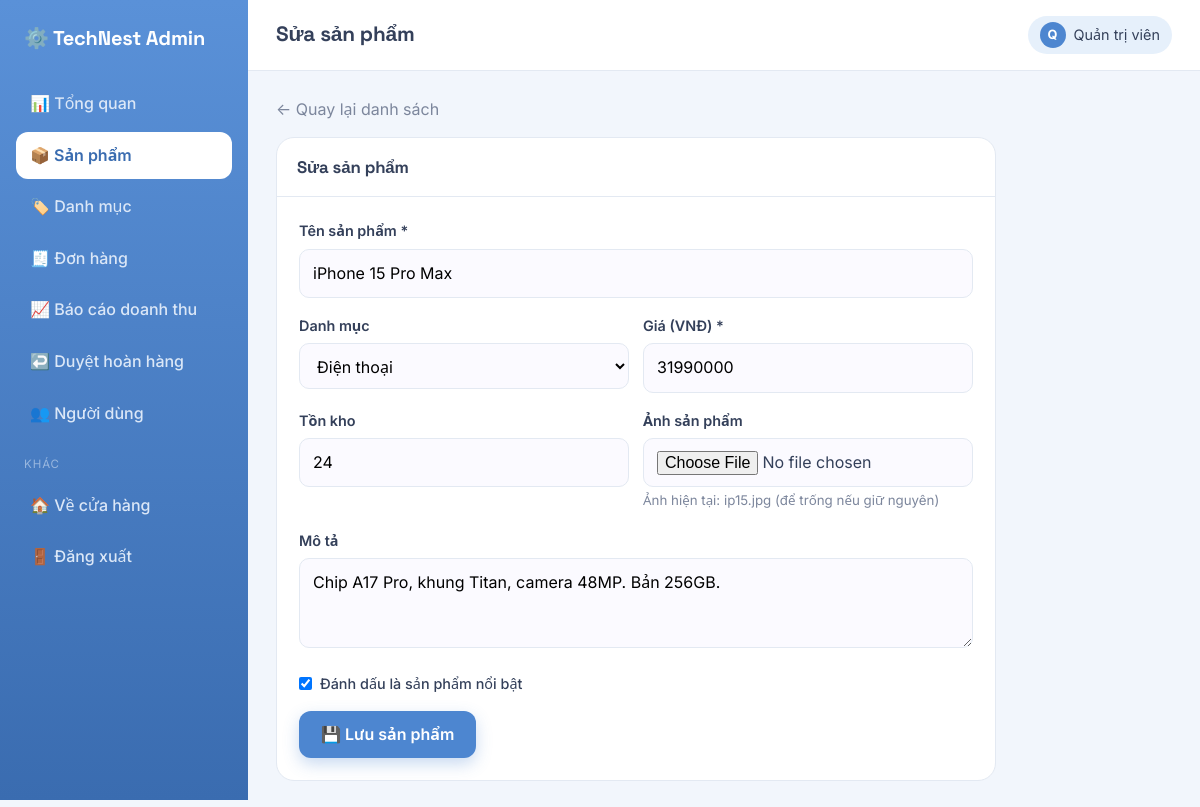
Screenshot of /admin/products.php?action=edit&id=1 (signed in) with the database file from the repository.
### tables this page shows
CREATE TABLE products (
  id           INT AUTO_INCREMENT PRIMARY KEY,
  code         VARCHAR(20) DEFAULT NULL UNIQUE,
  category_id  INT DEFAULT NULL,
  name         VARCHAR(200) NOT NULL,
  description  TEXT,
  price        DECIMAL(12,0) NOT NULL DEFAULT 0,
  stock        INT NOT NULL DEFAULT 0,
  image        VARCHAR(255) DEFAULT NULL,
  is_featured  TINYINT(1) NOT NULL DEFAULT 0,
  created_at   TIMESTAMP DEFAULT CURRENT_TIMESTAMP,
  FOREIGN KEY (category_id) REFERENCES categories(id) ON DELETE SET NULL
);

CREATE TABLE categories (
  id          INT AUTO_INCREMENT PRIMARY KEY,
  name        VARCHAR(100) NOT NULL,
  slug        VARCHAR(120) NOT NULL,
  created_at  TIMESTAMP DEFAULT CURRENT_TIMESTAMP
);

### includes/functions.php (called while the page is built, shortened)
<?php
function e($value)
{
    return htmlspecialchars((string)$value, ENT_QUOTES, 'UTF-8');
}

### admin/products.php (the view, shortened to what this page needs)
<?php
require_once __DIR__ . '/../includes/functions.php';
$action = $_GET['action'] ?? 'list';
$categories = $pdo->query('SELECT * FROM categories ORDER BY name')->fetchAll();
if ($action === 'new' || $action === 'edit') {
    $product = ['id'=>0,'name'=>'','category_id'=>'','price'=>'','stock'=>'','description'=>'','is_featured'=>0,'image'=>null];
    if ($action === 'edit') {
        $stmt = $pdo->prepare('SELECT * FROM products WHERE id = ?');
        $stmt->execute([(int)($_GET['id'] ?? 0)]);
        $product = $stmt->fetch() ?: $product;
    }
    $title  = $action === 'edit' ? 'Sửa sản phẩm' : 'Thêm sản phẩm';
    include __DIR__ . '/includes/header.php';
    ?>
    <a href="/shop/admin/products.php" style="color:var(--muted)">← Quay lại danh sách</a>
    <div class="panel" style="margin-top:14px;max-width:720px">
      <div class="panel-head"><h3><?= e($title) ?></h3></div>
      <form method="post" enctype="multipart/form-data" style="padding:22px">
        <div class="field">
          <label>Tên sản phẩm *</label>
          <input type="text" name="name" value="<?= e($product['name']) ?>" required>
        </div>
        <div style="display:grid;grid-template-columns:1fr 1fr;gap:14px">
          <div class="field">
            <label>Danh mục</label>
            <select name="category_id">
              <?php foreach ($categories as $c): ?>
                <option value="<?= $c['id'] ?>" <?= (int)$product['category_id']===(int)$c['id']?'selected':'' ?>>
                  <?= e($c['name']) ?></option>
              <?php endforeach; ?>
            </select>
          </div>
          <div class="field">
            <label>Giá (VNĐ) *</label>
            <input type="number" name="price" value="<?= e($product['price']) ?>" min="0" required>
          </div>
        </div>
        <div style="display:grid;grid-template-columns:1fr 1fr;gap:14px">
          <div class="field">
            <label>Tồn kho</label>
            <input type="number" name="stock" value="<?= e($product['stock']) ?>" min="0">
          </div>
          <div class="field">
            <label>Ảnh sản phẩm</label>
            <input type="file" name="image" accept="image/*">
            <?php if ($product['image']): ?>
              <small style="color:var(--muted)">Ảnh hiện tại: <?= e($product['image']) ?> (để trống nếu giữ nguyên)</small>
            <?php endif; ?>
          </div>
        </div>
        <div class="field">
          <label>Mô tả</label>
          <textarea name="description"><?= e($product['description']) ?></textarea>
        </div>
        <div class="field">
          <label style="display:flex;align-items:center;gap:8px;font-weight:500">
            <input type="checkbox" name="is_featured" value="1" style="width:auto" <?= !empty($product['is_featured'])?'checked':'' ?>>
            Đánh dấu là sản phẩm nổi bật
          </label>
        </div>
        <button class="btn btn-primary">💾 Lưu sản phẩm</button>
      </form>
    </div>
    <?php
    include __DIR__ . '/includes/footer.php';
    exit;
}
include __DIR__ . '/includes/header.php';
?>
<?php include __DIR__ . '/includes/footer.php'; ?>

### assets/css/style.css (style rules this page uses)
:root { --bg: #f2f6fc; --surface: #ffffff; --ink: #34405a; --muted: #7c869c; --line: #e3e9f2; --primary: #4d86d0; --primary-d: #3a6cb0; --primary-soft: #e6f0fb; --accent: #f3a3c2; --accent-d: #d76d99; --accent-ink: #a83a66; --accent-soft: #fce9f1; --mint: #bfe6d6; --ok: #3f9e77; --warn: #cf9648; --danger: #d56a63; --radius: 18px; --shadow: 0 12px 30px rgba(70, 110, 180, 0.14); --shadow-sm: 0 4px 14px rgba(70, 110, 180, 0.09); }
* { box-sizing: border-box; margin: 0; padding: 0; }
body { font-family: "Inter", system-ui, -apple-system, "Segoe UI", Roboto, sans-serif; background: var(--bg); color: var(--ink); line-height: 1.6; -webkit-font-smoothing: antialiased; }
h1, h2, h3, .brand { font-family: "Space Grotesk", "Inter", sans-serif; font-weight: 700; letter-spacing: -0.01em; }
a { color: inherit; text-decoration: none; }
.btn { display: inline-flex; align-items: center; gap: 8px; padding: 11px 22px; border-radius: 12px; border: none; font: inherit; font-weight: 600; cursor: pointer; transition: transform 0.12s ease, box-shadow 0.12s ease, background 0.15s; white-space: nowrap; }
.btn-primary { background: var(--primary); color: #fff; box-shadow: 0 6px 16px rgba(77, 134, 208, 0.3); }
.field { margin-bottom: 16px; }
.field label { display: block; font-weight: 600; font-size: 0.9rem; margin-bottom: 6px; }
.field input, .field textarea, .field select { width: 100%; padding: 11px 13px; border: 1px solid var(--line); border-radius: 10px; font: inherit; background: #fbfaff; }
.field textarea { resize: vertical; min-height: 90px; }
.panel { background: var(--surface); border: 1px solid var(--line); border-radius: var(--radius); overflow: hidden; }
.panel-head { padding: 16px 20px; border-bottom: 1px solid var(--line); display: flex; align-items: center; justify-content: space-between; }
.panel-head h3 { font-size: 1.05rem; }

### rows the page displays
products: name "iPhone 15 Pro Max", category_id "Điện thoại", price "31990000", stock "24", image "ip15.jpg", description "Chip A17 Pro, khung Titan, camera 48MP. Bản 256GB.", is_featured "☑"

### other values shown
$title "Sửa sản phẩm"
mb_strtoupper(mb_substr(current_user()['full_name'],0,1)) "Q"
current_user()['full_name'] "Quản trị viên"
